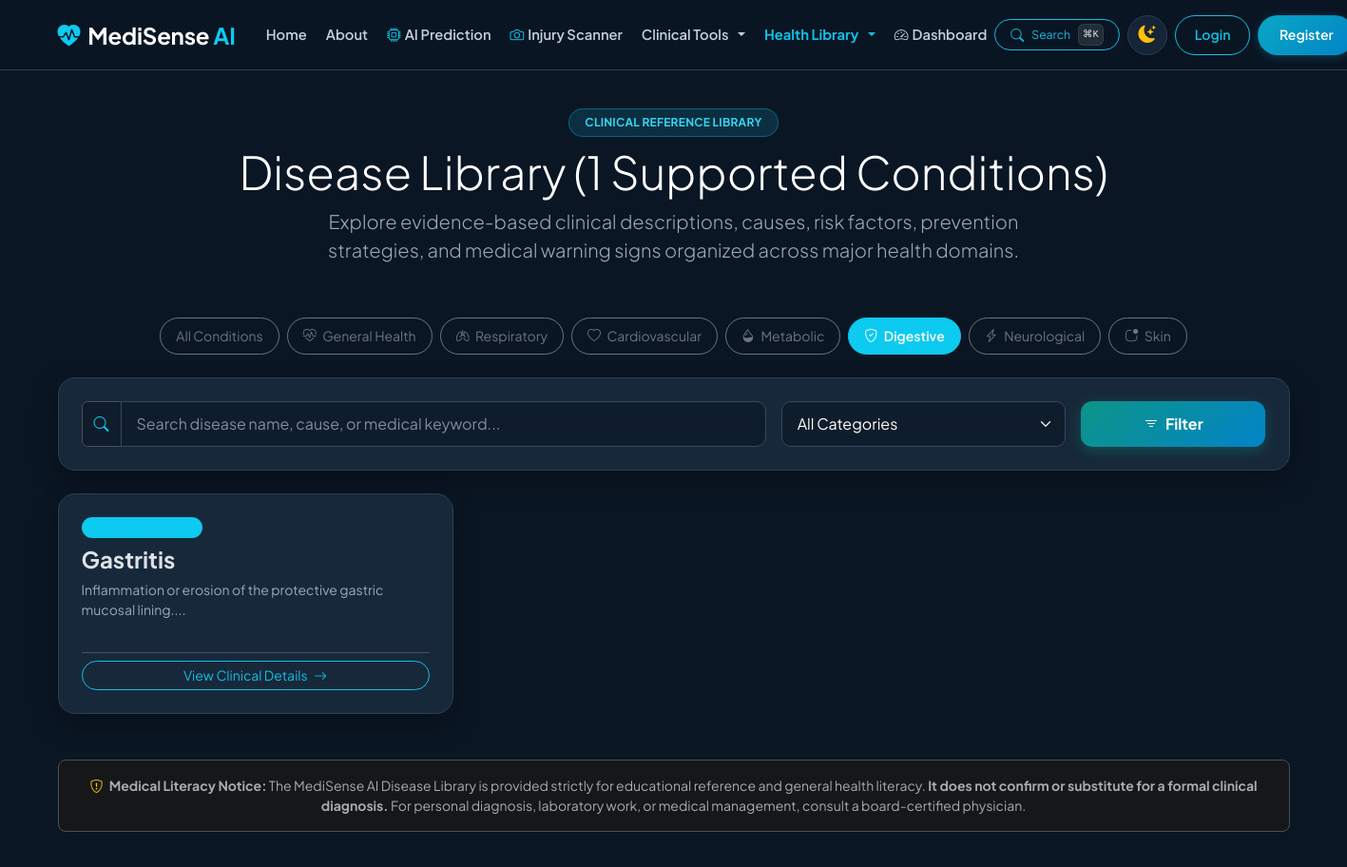
Page /diseases.php?category=Digestive (upper part) on the earlier database version.
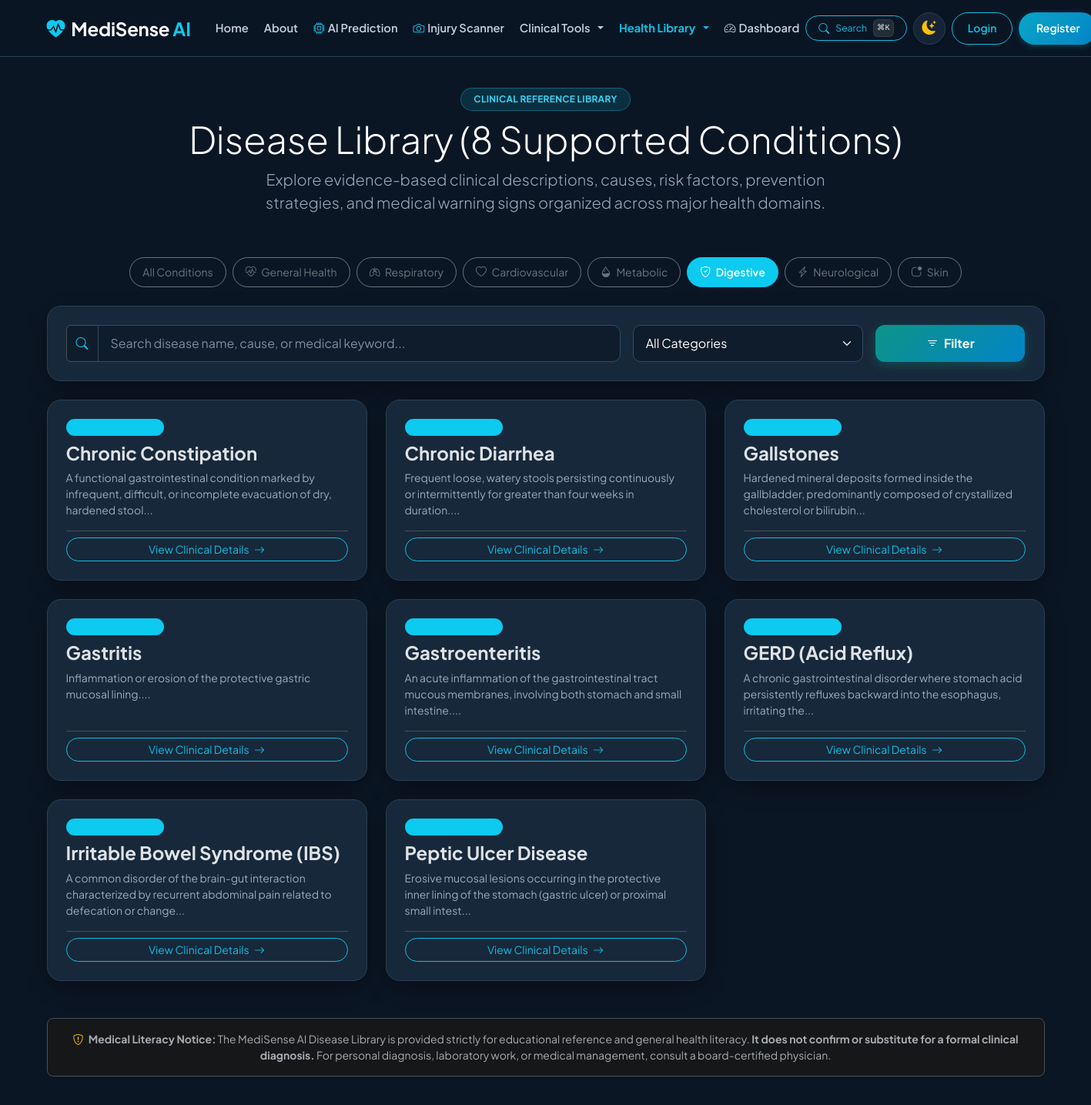
Same page on the later database version.
### tables this page shows
CREATE TABLE `diseases` (
  `id` INT AUTO_INCREMENT PRIMARY KEY,
  `name` VARCHAR(100) NOT NULL UNIQUE,
  `category` VARCHAR(100) NOT NULL,
  `short_description` TEXT NOT NULL,
  `causes` TEXT NOT NULL,
  `risk_factors` TEXT NOT NULL,
  `prevention` TEXT NOT NULL,
  `management` TEXT NOT NULL,
  `when_to_seek_care` TEXT NOT NULL,
  INDEX `idx_diseases_category` (`category`),
  INDEX `idx_diseases_name` (`name`)
);

### includes/functions.php (called while the page is built, shortened)
<?php
function sanitize($data) {
    return htmlspecialchars(trim($data), ENT_QUOTES, 'UTF-8');
}

### diseases.php (the view, shortened to what the changed rows need)
<?php
require_once __DIR__ . '/includes/header.php';
require_once __DIR__ . '/includes/functions.php';
$pdo = get_db_connection();
$category = isset($_GET['category']) ? trim($_GET['category']) : '';
$diseases = [];
if ($pdo) {
    try {
        $sql = "SELECT * FROM diseases WHERE 1=1";
        $params = [];
        if ($category !== '') {
            if ($category === 'Metabolic') {
                $sql .= " AND (category = 'Endocrine' OR category = 'Metabolic')";
            } elseif ($category === 'Digestive') {
                $sql .= " AND (category = 'Gastrointestinal' OR category = 'Digestive')";
            } elseif ($category === 'Skin') {
                $sql .= " AND (category = 'Dermatological' OR category = 'Skin')";
            } else {
                $sql .= " AND category LIKE ?";
                $params[] = "%$category%";
            }
        }
        $sql .= " ORDER BY name ASC";
        $stmt = $pdo->prepare($sql);
        $stmt->execute($params);
        $diseases = $stmt->fetchAll();
    } catch (PDOException $e) {
        $diseases = [];
    }
}
?>
<div class="row py-3">
    <div class="col-lg-12 text-center mb-4">
        <span class="badge hero-badge px-3 py-2 rounded-pill fw-bold mb-2">CLINICAL REFERENCE LIBRARY</span>
        <h1 class="display-5 fw-extrabold mb-2">Disease Library (<?= count($diseases) ?> Supported Conditions)</h1>
        <p class="lead text-muted mx-auto" style="max-width: 800px;">
            Explore evidence-based clinical descriptions, causes, risk factors, prevention strategies, and medical warning signs organized across major health domains.
        </p>
    </div>
</div>
<div class="row g-4 mb-5">
    <?php if (!empty($diseases)): ?>
        <?php foreach ($diseases as $d): ?>
            <div class="col-md-6 col-lg-4">
                <div class="card-custom p-4 h-100 d-flex flex-column justify-content-between hover-lift">
                    <div>
                        <div class="d-flex justify-content-between align-items-start mb-2">
                            <span class="badge bg-info bg-opacity-15 text-info border border-info border-opacity-25 rounded-pill px-3 py-1 small">
                            </span>
                        </div>
                        <h4 class="fw-bold mb-2 text-body"><?= sanitize($d['name']) ?></h4>
                        <p class="small text-muted mb-3" style="min-height: 60px;">
                            <?= sanitize(substr($d['short_description'], 0, 120)) ?>...
                        </p>
                    </div>
                    <div class="pt-2 border-top">
                        <a href="disease_detail.php?id=<?= $d['id'] ?>" class="btn btn-outline-info rounded-pill btn-sm w-100">
                            View Clinical Details <i class="bi bi-arrow-right ms-1"></i>
                        </a>
                    </div>
                </div>
            </div>
        <?php endforeach; ?>
    <?php endif; ?>
</div>
<?php require_once __DIR__ . '/includes/footer.php'; ?>

Differences in the rows shown:
added diseases: name "Chronic Constipation", short_description "A functional gastrointestinal condition marked by infrequent, difficult, or incomplete evacuation of dry, hardened stool"
added diseases: name "Chronic Diarrhea", short_description "Frequent loose, watery stools persisting continuously or intermittently for greater than four weeks in duration."
added diseases: name "Gallstones", short_description "Hardened mineral deposits formed inside the gallbladder, predominantly composed of crystallized cholesterol or bilirubin"
added diseases: name "Gastroenteritis", short_description "An acute inflammation of the gastrointestinal tract mucous membranes, involving both stomach and small intestine."
added diseases: name "GERD (Acid Reflux)", short_description "A chronic gastrointestinal disorder where stomach acid persistently refluxes backward into the esophagus, irritating the"
added diseases: name "Irritable Bowel Syndrome (IBS)", short_description "A common disorder of the brain-gut interaction characterized by recurrent abdominal pain related to defecation or change"
added diseases: name "Peptic Ulcer Disease", short_description "Erosive mucosal lesions occurring in the protective inner lining of the stomach (gastric ulcer) or proximal small intest"
Other differences:
count($diseases): "1" → "8"
